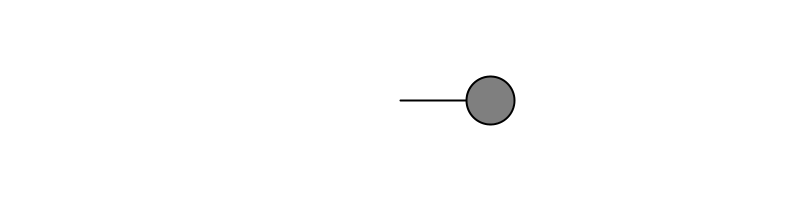
Frame 1 (no input)
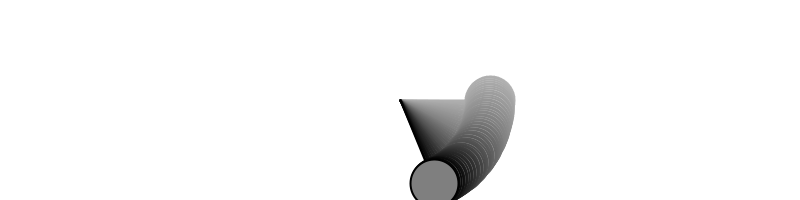
Frame 60 (the mouse pressed at the canvas centre just before this capture)
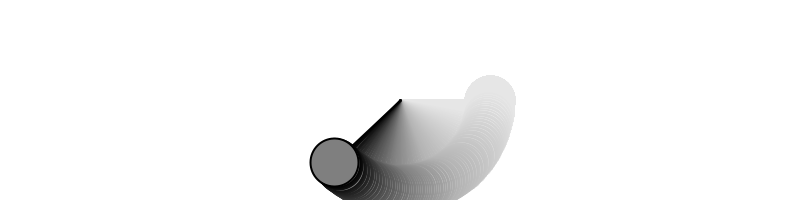
Frame 120 (the mouse held since frame 60 and released just before this capture)

The Processing sketch that drew these frames (run headless with seeded random() and noise(); from frame 60 on, the mouse is pressed at the canvas centre):

// Processing sketch: NOC_3_04_PolarToCartesian_trail
// ── NOC_3_04_PolarToCartesian_trail.pde
/**
 * PolarToCartesian
 * by Daniel Shiffman.  
 * 
 * Convert a polar coordinate (r,theta) to cartesian (x,y):  
 * x = r * cos(theta)
 * y = r * sin(theta)
 */
 
float r;
float theta;


void setup() {
  size(800, 200);
  background(255);
  // Initialize all values
  r = height * 0.45;
  theta = 0;
}

void draw() {
  
  //background(255);
  noStroke();
  fill(255,5);
  rect(0,0,width,height);
    
  // Translate the origin point to the center of the screen
  translate(width/2, height/2);
  
  // Convert polar to cartesian
  float x = r * cos(theta);
  float y = r * sin(theta);
  
  // Draw the ellipse at the cartesian coordinate
  ellipseMode(CENTER);
  fill(127);
  stroke(0);
  strokeWeight(2);
  line(0,0,x,y);
  ellipse(x, y, 48, 48);
  
  // Increase the angle over time
  theta += 0.02;
  

}
